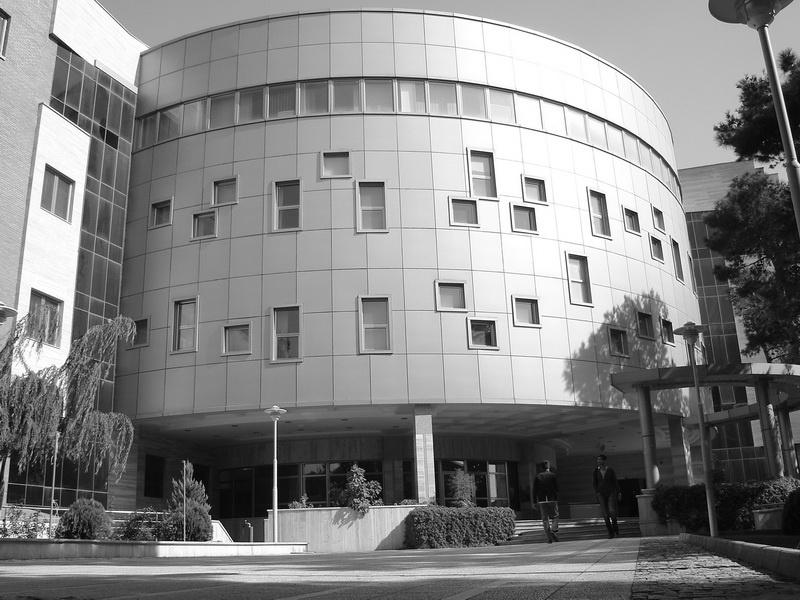
#> input picture HW1/HW1/ComputerDepartment_gray.jpg, 800 x 600 px
$ jupyter execute Windows_Detection.ipynb
#> lines starting #> are read from the running program, lines starting #| are printed output that depends on the picture
[cell 1]
import cv2
import numpy as np
import matplotlib.pyplot as plt

import matplotlib.image as mpimg

using the gray scale to do some preprocess

[cell 2]
# Load the image
gray_image = cv2.imread('ComputerDepartment_gray.jpg', cv2.IMREAD_UNCHANGED)
#> gray_image is the input picture: shape (600, 800); min 0, max 255, mean 133

gray_image

<h3>Histogram</h3>

[cell 3]
# Calculate the histogram
hist = cv2.calcHist([gray_image], [0], None, [256], [0, 256])
#> hist = 256 values, max 13047 at index 255, min 33 at index 1, mean 1875

# Plot the histogram
plt.figure()
plt.title('Grayscale Histogram')
plt.xlabel('Pixel Value')
plt.ylabel('Frequency')
plt.plot(hist)
plt.xlim([0, 256])
plt.show()
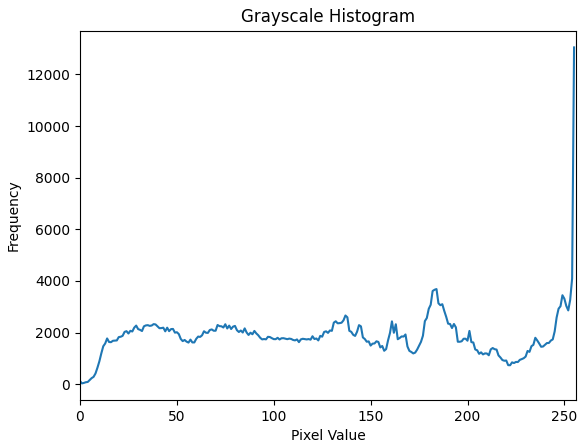
#> figure drawn by matplotlib, 1 panel; curve peaks at x = 255, y = 13047

# ------------------------------------------

# Calculate the histogram
hist = cv2.calcHist([gray_image], [0], None, [256], [0, 256])

# Plot the histogram
plt.figure()
plt.title('Grayscale Histogram')
plt.xlabel('Pixel Value')
plt.ylabel('Frequency')
plt.bar(np.arange(256), hist[:,0], color='gray', edgecolor='black')
plt.xlim([0, 256])
plt.show()
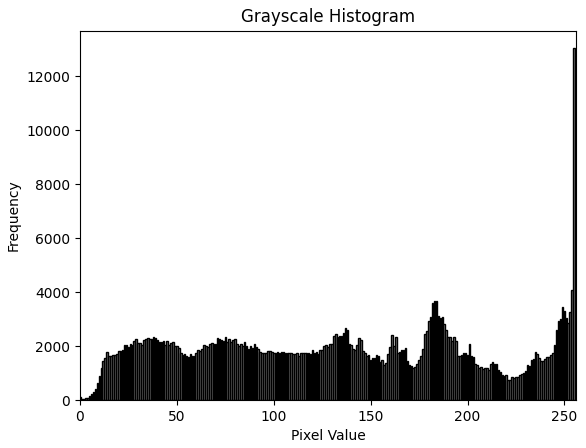
#> figure drawn by matplotlib, 1 panel; tallest bar 13047 high, from x = 254.6 to 255.4

Above histogram shows that the picture is kinda too light

<h1>Gamma Correction</h1>

[cell 4]
import cv2
import numpy as np
import matplotlib.pyplot as plt

image_float = gray_image.astype(np.float32) / 255.0

# Define the range of gamma values
gamma_range = np.arange(0.8, 1.3, 0.1)

# Apply gamma correction for each gamma value and display the images separately
for gamma in gamma_range:
    # Apply gamma correction
    corrected_image = np.power(image_float, gamma)

    # Clip the pixel values to the valid range [0, 1]
    corrected_image = np.clip(corrected_image, 0, 1)

    # Convert the corrected image back to uint8 format
    corrected_image_uint8 = (corrected_image * 255).astype(np.uint8)

    # Display the corrected image with the gamma value as the title
    plt.figure(figsize=(5, 5))
    plt.imshow(cv2.cvtColor(corrected_image_uint8, cv2.COLOR_BGR2RGB))
    plt.title(f'Gamma: {gamma}')
    plt.axis('off')
    plt.show()
